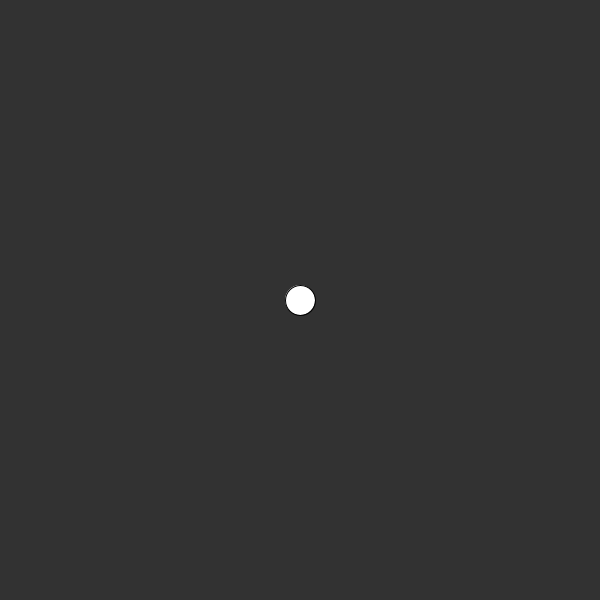
Frame 1 (no input)
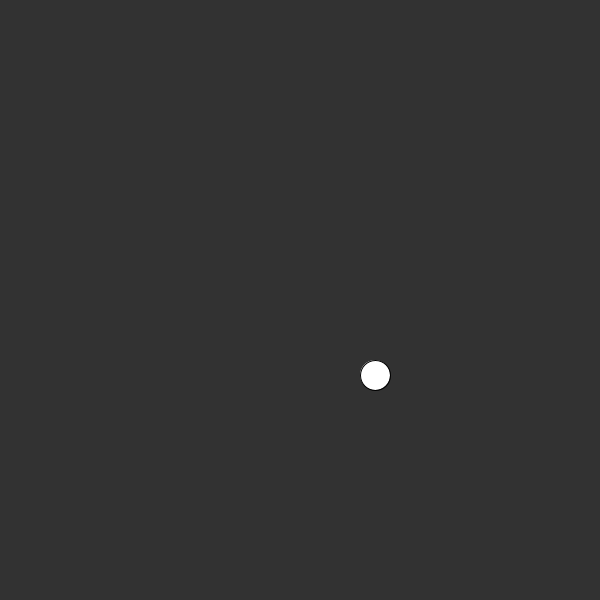
Frame 60 (the mouse pressed at the canvas centre just before this capture)
Frame 120 (the mouse held since frame 60 and released just before this capture): identical to frame 60, image omitted

The Processing sketch that drew these frames (run headless with seeded random() and noise(); from frame 60 on, the mouse is pressed at the canvas centre):

// Processing sketch: sketch_2
// ── sketch_2.pde
// in this sketch there is currently a 50% chance that 
// the drawn ellipse will move 10 pixels to the right 
// every frame, and a 50% chance that it will move to 
// 10 pixels to the left. 

// change the sketch so there is a 25% chance that it will 
// move left, 25% chance that it will move right, 25% chance 
// up, and 25% chance down.

float xPos;
float yPos;

void setup() {
  size(600, 600);
  xPos = width/2;
  yPos = height/2;
  frameRate(10);
}

void draw() {
  background(50);
  ellipse(xPos, yPos, 30, 30);

  float r = random(2);

  if (int(r) == 0) {
    xPos += 5;
  } else {
    xPos -= 5;
  }
  if (int(r) == 0)
  {
    yPos += 5;
  }
  else
  {
    yPos -= 5;
  }
} 
